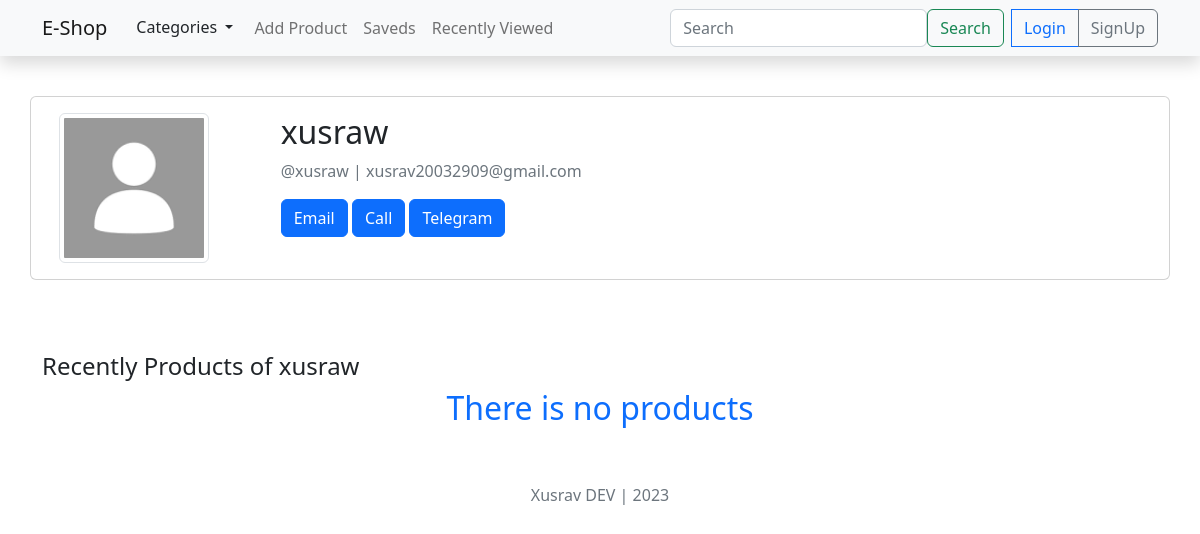
The app's page /users/profile/xusraw/, older data.
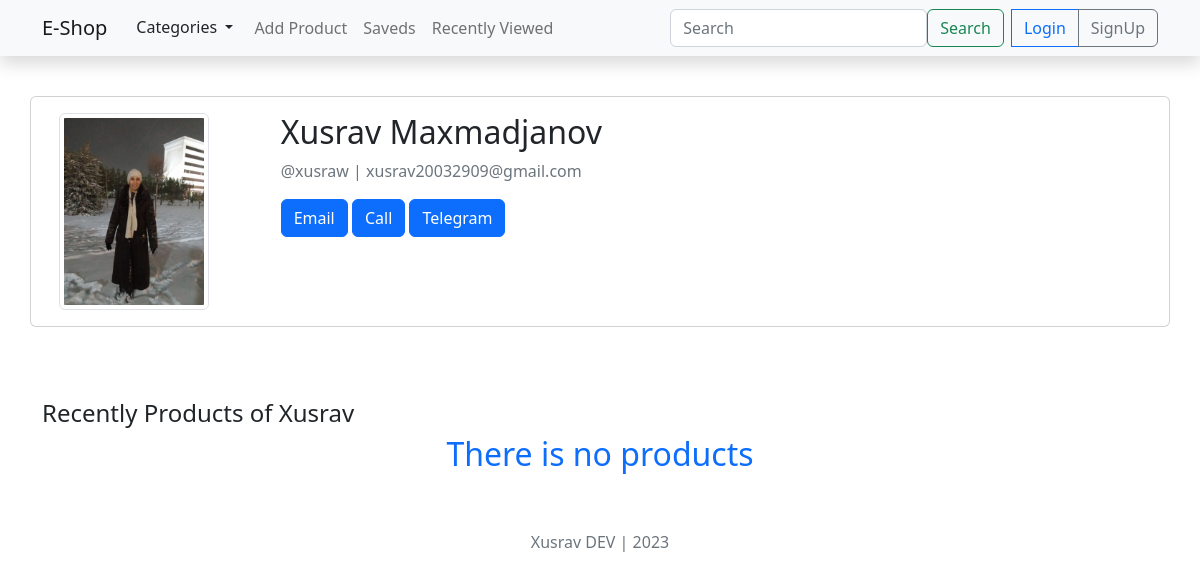
The same page, newer data.
### users/models.py (models this page shows, shortened)
class CustomUser(AbstractUser):
    phone = models.CharField(max_length=15)
    username = models.CharField(max_length=50, unique=True)
    img = models.ImageField(upload_to='avatars/', default='avatars/default.png')

### users/views.py (the view)
# urls.py: path('profile/<str:username>/', Profile.as_view(), name='profile'),
class Profile(View):
    def get(self, request, username):
        user = get_object_or_404(CustomUser, username=username)
        return render(request, 'profile.html', context={
            'user': user
        })

### commerce/views.py (called while the page is built)
def get_category(request):
    categories = Category.objects.all()
    return {'categories': categories}

### templates/profile.html (shortened to what this page needs)
{% extends 'base.html' %}
{% block content %}
    <div class="container">
        <br>
        <div class="row">
            <br>
            <div class="col-12 card mt-3">
                <div class="row">
                    <div class="col-2 m-3">
                        <img class="img-thumbnail" width="150" height="150" src="{{ user.img.url }}"
                             alt="profile image">
                    </div>
                    <div class="col-8 m-3">
                        <h2>{{ user.get_full_name }}</h2>
                        <p class="text-muted">@{{ user.username }} | {{ user.email }}</p>
                        <a class="btn btn-primary" href="mailto:{{ user.email }}">Email</a>
                        <a class="btn btn-primary" href="tel:{{ user.phone }}">Call</a>
                        <a class="btn btn-primary" href="https://t.me/{{ user.username }}">Telegram</a>
                    </div>
                </div>
            </div>
        </div>
    </div>
    <br>
    <br>
    <div class="container">
        <div class=" w-100 mt-4">
            <h4 class="d-block">Recently Products of {{ user.first_name }}</h4>
            {% if not user.product_set.exists %}
                <center class="text-primary"><h2>There is no products</h2></center>
            {% endif %}
        </div>
    </div>
{% endblock %}

Row changes from the older to the newer data that the page shows:
changed CustomUser "xusraw": img: picture added in place of a placeholder; get_full_name "xusraw" → "Xusrav Maxmadjanov"; first_name "xusraw" → "Xusrav"
